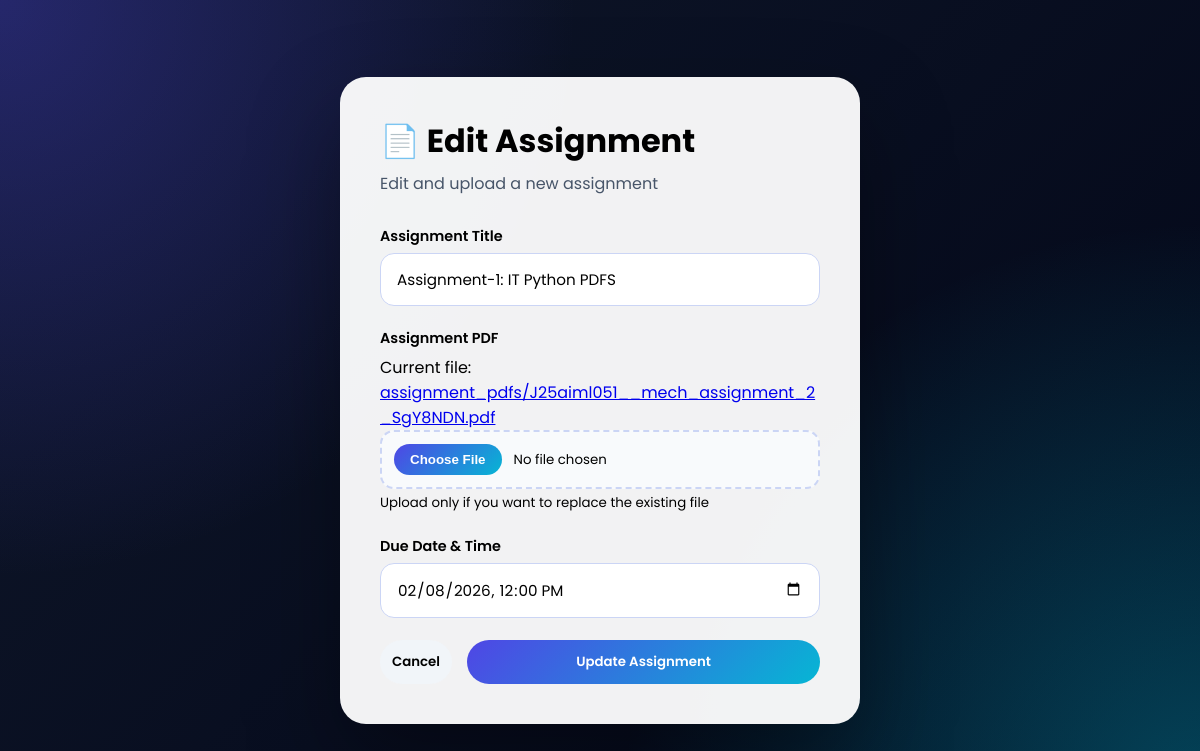
Page /teachers/dashboard/edit_assignments/3 on the earlier database version.
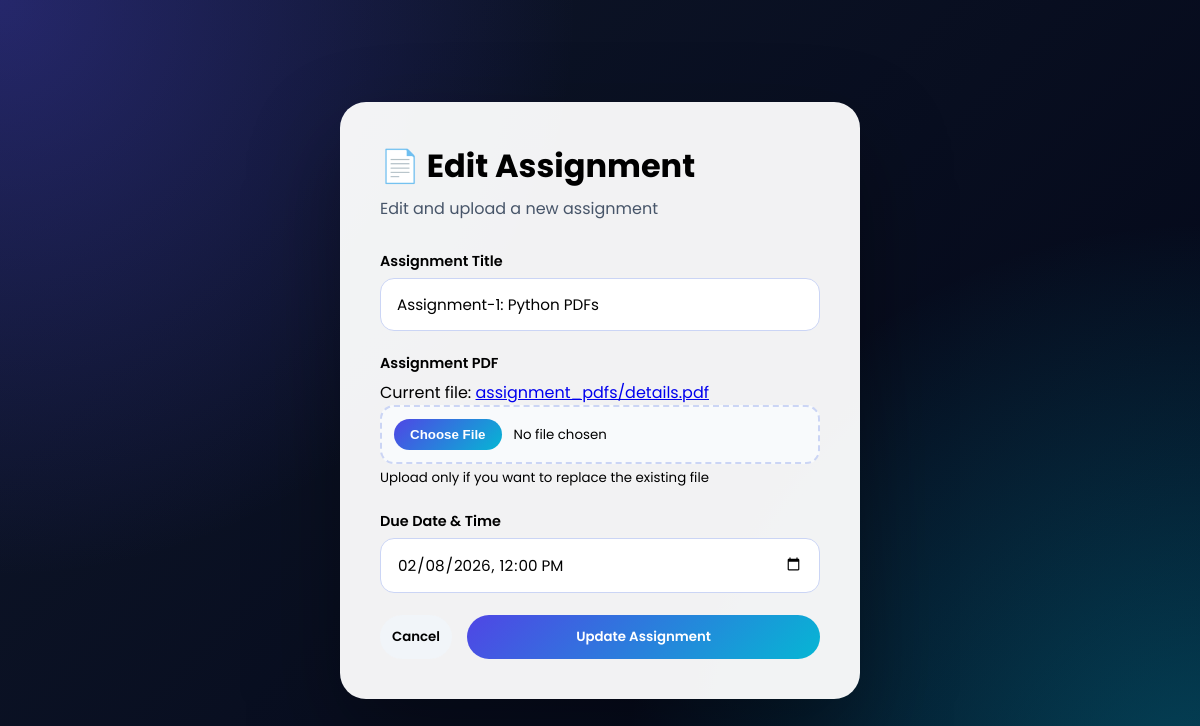
Same page on the later database version.
### assignments/models.py (models this page shows, shortened)
class Assignment(models.Model):
    COURSE_CHOICES = [
        ('AIML', 'Artificial Intelligence and Machine Learning'),
        ('CORE', 'Computer Science Core'),
        ('IT', 'Information Technology'),
        ('ME', 'Mechanical Engineering'),
        ('CE', 'Civil Engineering'),
        ('EE', 'Electrical Engineering')
    ]
    teacher_name = models.ForeignKey(User, on_delete=models.CASCADE)
    course_name = models.CharField(choices=COURSE_CHOICES)
    title = models.CharField(max_length=250)
    assignment = models.FileField(upload_to='assignment_pdfs/')
    due_date = models.DateTimeField()
    created_at = models.DateTimeField(auto_now_add=True)
    updated_at = models.DateTimeField(auto_now=True)

### assignments/views.py (the view, shortened to what this page needs)
# urls.py: path('edit_assignments/<int:pk>', views.edit_assignments, name='edit_assignments'),
def edit_assignments(request, pk):
    data = Assignment.objects.get(pk=pk)
    context = {
        'data': data
    }
    return render(request=request, template_name='edit_assignment.html', context=context)

### templates/teachers/edit_assignment.html (shortened to what this page needs)
{% load static %}
<!DOCTYPE html>
<html lang="en">
<head>
    <link rel="stylesheet" href="{% static 'css/edit_assignment.css' %}">
</head>
<body>
    <div class="page-wrapper">
        <div class="assignment-card">
            <div class="header">
                <h1>📄 Edit Assignment</h1>
                <p>Edit and upload a new assignment</p>
            </div>
            <form action="{% url 'edit_assignments' data.id %}" method="post" enctype="multipart/form-data">
                <div class="input-group">
                    <label>Assignment Title</label>
                    <input name="title" type="text" placeholder="e.g. Introduction to Python" value="{{data.title}}"
                        required>
                </div>
                <div class="input-group">
                    <label>Assignment PDF</label>
                    {% if data.assignment %}
                    <p class="file-link">
                        Current file:
                        <a href="{{ data.assignment.url }}" target="_blank">
                            {{data.assignment}}
                        </a>
                    </p>
                    {% endif %}
                    <input name="assignment" type="file" accept="application/pdf" class="file-input">
                    <small>Upload only if you want to replace the existing file</small>
                </div>
                <div class="input-group">
                    <label>Due Date & Time</label>
                    <input name="due_date" type="datetime-local" value="{{data.due_date|date:'Y-m-d\\TH:i'}}" required>
                </div>
                <div class="form-actions">
                    <a href="{% url 'dashboard' %}">
                        <button type="button" class="secondary-btn">Cancel</button>
                    </a>
                    <button type="submit" class="primary-btn">Update Assignment</button>
                </div>
            </form>
        </div>
    </div>
</body>
</html>

Differences in the rows shown:
changed Assignment: title "Assignment-1: IT Python PDFS" → "Assignment-1: Python PDFs"; assignment "assignment_pdfs/J25aiml051__mech_assignment_2_SgY8NDN.pdf" → "assignment_pdfs/details.pdf"
